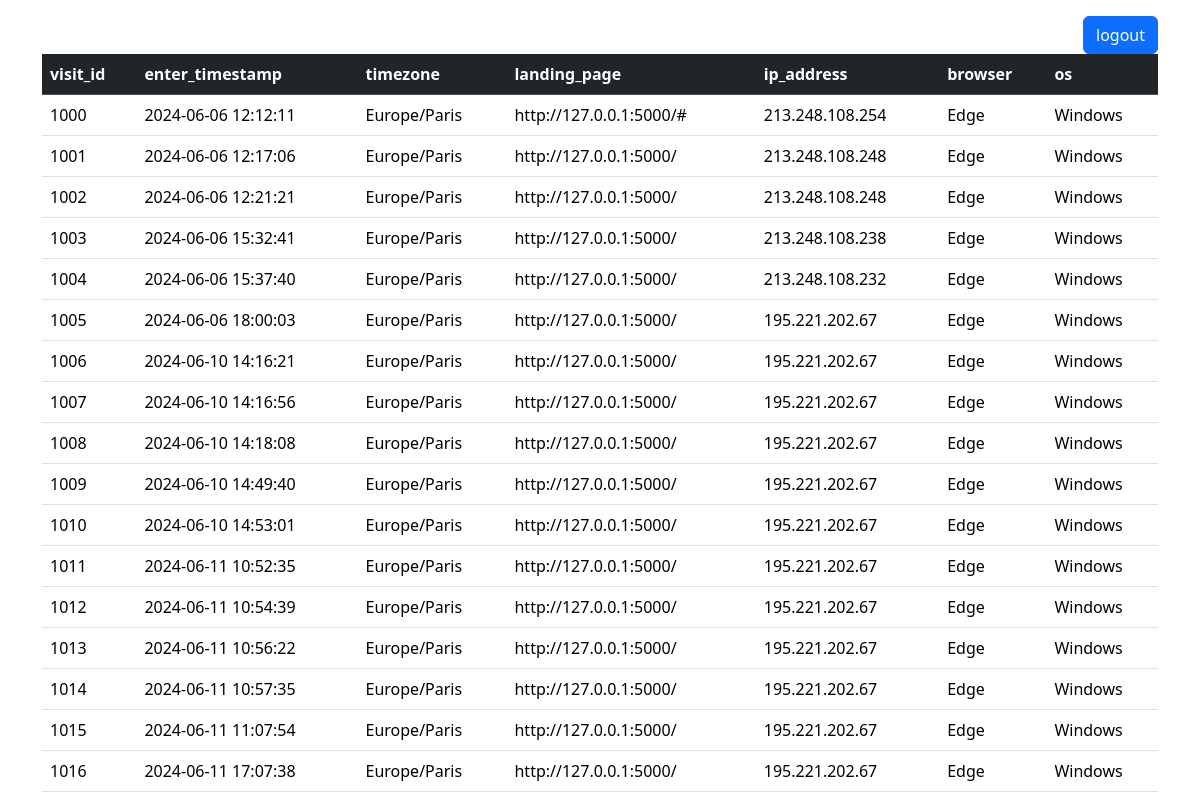
Screenshot of /viewchat with the database file from the repository.
### tables this page shows
CREATE TABLE visit (
                    visit_id INTEGER PRIMARY KEY AUTOINCREMENT, 
                    enter_timestamp INTEGER,  
                    timezone VARCHAR(30),
                    landing_page VARCHAR(100),
                    IP_address VARCHAR(100),
                    browser VARCHAR(100),
                    os VARCHAR(100)
                 );

### app.py (the view)
@app.route('/viewchat')
def viewchats():
    db = get_db()
    x = db.execute("SELECT * FROM visit").fetchall()
    return render_template('viewchat.html', x=x)

### app.py (called while the page is built)
def get_db():
    db = getattr(g, '_database', None)
    if db is None:
        db = g._database = sqlite3.connect("check.db")
    return db

@app.teardown_appcontext
def close_connection(exception):
    db = getattr(g, '_database', None)
    if db is not None:
        db.close()

### templates/viewchat.html (shortened to what this page needs)
<!DOCTYPE html>
<html lang="en">
<head>
  <link href="https://cdn.jsdelivr.net/npm/bootstrap@5.3.2/dist/css/bootstrap.min.css" rel="stylesheet">
</head>
<body>
<div class="container mt-3">
  <a href="/"><button class="btn btn-primary" style="float: right;">logout</button></a>
  <table class="table">
    <thead class="table-dark">
      <tr>
        <th>visit_id</th>
        <th>enter_timestamp</th>
        <th>timezone</th>
        <th>landing_page</th>
        <th>ip_address</th>
        <th>browser</th>
          <th>os</th>
      </tr>
    </thead>
    <tbody>
       {%for k in x%}
       <tr>
            <td>{{k[0]}}</td>
            <td>{{k[1]}}</td>
            <td>{{k[2]}}</td>
            <td>{{k[3]}}</td>
            <td>{{k[4]}}</td>
            <td>{{k[5]}}</td>
            <td>{{k[6]}}</td>
        </tr>
       {%endfor%}
    </tbody>
  </table>
</body>
</html>

### rows the page displays
visit: visit_id "1000", enter_timestamp "2024-06-06 12:12:11", timezone "Europe/Paris", landing_page "http://127.0.0.1:5000/#", IP_address "213.248.108.254", browser "Edge", os "Windows"
visit: visit_id "1001", enter_timestamp "2024-06-06 12:17:06", timezone "Europe/Paris", landing_page "http://127.0.0.1:5000/", IP_address "213.248.108.248", browser "Edge", os "Windows"
visit: visit_id "1002", enter_timestamp "2024-06-06 12:21:21", timezone "Europe/Paris", landing_page "http://127.0.0.1:5000/", IP_address "213.248.108.248", browser "Edge", os "Windows"
visit: visit_id "1003", enter_timestamp "2024-06-06 15:32:41", timezone "Europe/Paris", landing_page "http://127.0.0.1:5000/", IP_address "213.248.108.238", browser "Edge", os "Windows"
visit: visit_id "1004", enter_timestamp "2024-06-06 15:37:40", timezone "Europe/Paris", landing_page "http://127.0.0.1:5000/", IP_address "213.248.108.232", browser "Edge", os "Windows"
visit: visit_id "1005", enter_timestamp "2024-06-06 18:00:03", timezone "Europe/Paris", landing_page "http://127.0.0.1:5000/", IP_address "195.221.202.67", browser "Edge", os "Windows"
visit: visit_id "1006", enter_timestamp "2024-06-10 14:16:21", timezone "Europe/Paris", landing_page "http://127.0.0.1:5000/", IP_address "195.221.202.67", browser "Edge", os "Windows"
visit: visit_id "1007", enter_timestamp "2024-06-10 14:16:56", timezone "Europe/Paris", landing_page "http://127.0.0.1:5000/", IP_address "195.221.202.67", browser "Edge", os "Windows"
visit: visit_id "1008", enter_timestamp "2024-06-10 14:18:08", timezone "Europe/Paris", landing_page "http://127.0.0.1:5000/", IP_address "195.221.202.67", browser "Edge", os "Windows"
visit: visit_id "1009", enter_timestamp "2024-06-10 14:49:40", timezone "Europe/Paris", landing_page "http://127.0.0.1:5000/", IP_address "195.221.202.67", browser "Edge", os "Windows"
visit: visit_id "1010", enter_timestamp "2024-06-10 14:53:01", timezone "Europe/Paris", landing_page "http://127.0.0.1:5000/", IP_address "195.221.202.67", browser "Edge", os "Windows"
visit: visit_id "1011", enter_timestamp "2024-06-11 10:52:35", timezone "Europe/Paris", landing_page "http://127.0.0.1:5000/", IP_address "195.221.202.67", browser "Edge", os "Windows"
visit: visit_id "1012", enter_timestamp "2024-06-11 10:54:39", timezone "Europe/Paris", landing_page "http://127.0.0.1:5000/", IP_address "195.221.202.67", browser "Edge", os "Windows"
visit: visit_id "1013", enter_timestamp "2024-06-11 10:56:22", timezone "Europe/Paris", landing_page "http://127.0.0.1:5000/", IP_address "195.221.202.67", browser "Edge", os "Windows"
visit: visit_id "1014", enter_timestamp "2024-06-11 10:57:35", timezone "Europe/Paris", landing_page "http://127.0.0.1:5000/", IP_address "195.221.202.67", browser "Edge", os "Windows"
visit: visit_id "1015", enter_timestamp "2024-06-11 11:07:54", timezone "Europe/Paris", landing_page "http://127.0.0.1:5000/", IP_address "195.221.202.67", browser "Edge", os "Windows"
visit: visit_id "1016", enter_timestamp "2024-06-11 17:07:38", timezone "Europe/Paris", landing_page "http://127.0.0.1:5000/", IP_address "195.221.202.67", browser "Edge", os "Windows"
